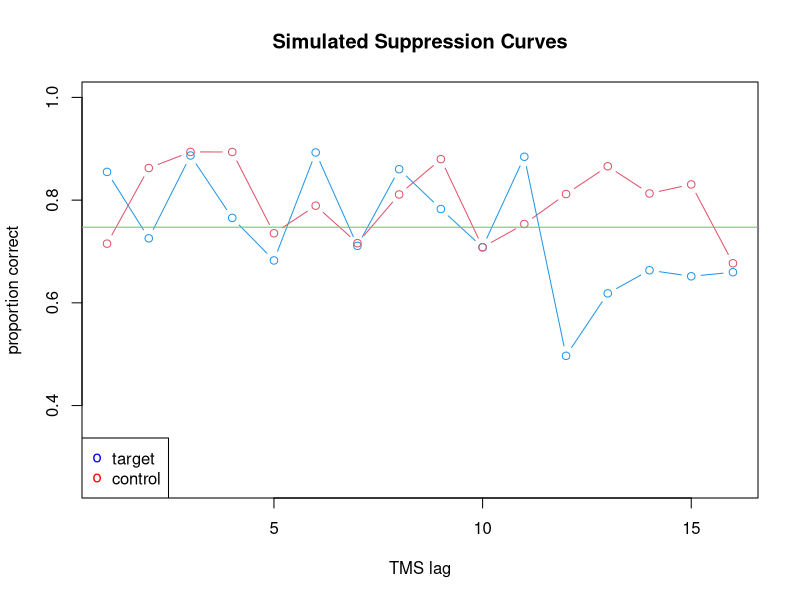

The R source for this figure:

lag.first <- runif(7,.65,.9) #first bit of target curve, good accuracy
lag.supp <- runif(6,.4,.9) #chance for suppression
lag.last <- runif(3,.65,.9) #last bit of target curve, good accuracy
target <- c(lag.first,lag.supp,lag.last) #combine to make target suppression curvve
control <- runif(16,.65,.9) #control suppression curve
plot(target,type = 'b', ylim = c(.25,1),col=4,main = 'Simulated Suppression Curves',
     ylab = 'proportion correct', xlab = 'TMS lag') #plot the data
points(control,type = 'b', col=2) 
cutoff <- mean(control)-.05
abline(cutoff,0,col=3) #line under which we need 3 consecutive target points
legend('bottomleft', legend=c('target','control'),pch = 'o',col = c('blue','red'))
sd(target) #and sd needs to be over .1
sd.thresh <- .1

check <- ifelse(target<cutoff,1,0)
trio <- rep(0,16)

for (i in 1:(length(target)-2)){
  bound = i+2
  if (sum(check[i:bound])>2){
    trio[i] = 1
  }
}

ifelse(any(trio==1), '3 consecutive pass', '3 consecutive fail')
ifelse(sd(target)>sd.thresh, 'SD pass', 'SD fail')
a = ifelse(any(trio==1),1,0)
b = ifelse(sd(target)>sd.thresh,1,0)
ifelse(a+b==2,'PASS','FAIL')